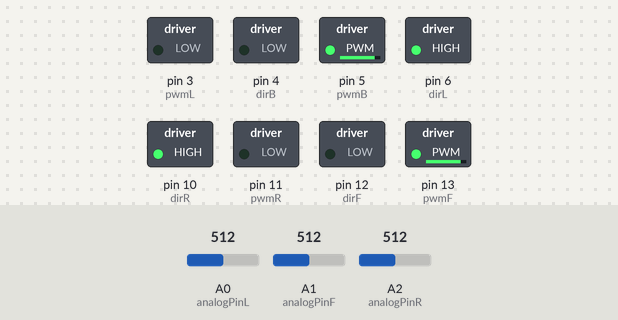
A sketch run on a simulated Arduino Mega 2560, built with avr-gcc and run on an emulated ATmega2560. On the bench: switched loads named in the sketch (green lamp = pin HIGH). The inputs (shaded band) are chosen by the test bench; at power-on: A0 (analogPinL) = 512, A1 (analogPinF) = 512, A2 (analogPinR) = 512. What the sketch prints to the serial monitor is not drawn.

Above: at 1.2 s.
1.3 s: A0 (analogPinL) set to 139
4.3 s: A0 (analogPinL) set to 123
Timing chart, 0 to 7.3 s (numbered marks = the images above; inputs shaded):
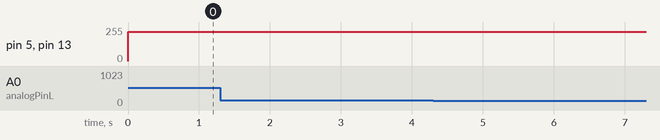

The sketch:

LINE_FOLLOWER_WORKING.ino
```cpp
const byte analogPinF = 1;   // Connect AN output of LSA1 to analog pin 0
const byte junctionPulseF = 28; // Connect JPULSE of LSA1 to pin 28
const byte analogPinR = 2;   // Connect AN output of LSA2 to analog pin 1
const byte junctionPulseR = 29; // Connect JPULSE of LSA2 to pin 29
const byte analogPinL = 0;   // Connect AN output of LSA3 to analog pin 2
const byte junctionPulseL = 30; // Connect JPULSE of LSA3 to pin 30

int dirF =  12;              //Forward
int dirB = 4;
int pwmF = 13;
int pwmB = 5;
int dirR =  10; //RIGHT
int dirL = 6;
int pwmR = 11;
int pwmL = 3;


int readValueF,readValueR,readValueL,lsa_F,lsa_R,lsa_L;    // Variables to store analog and line position value
unsigned int junctionCount = 0;   // Variable to store junction count value

int DIR = 0; // 0 -> forward 1-> right 2-> backward 3->left
const int pwm_l = 100;
const int pwm_h = 220;
int pwmg = pwm_h;

void setup() {
  pinMode(junctionPulseF,INPUT);
  pinMode(junctionPulseR,INPUT);
  pinMode(junctionPulseL,INPUT);

  pinMode(dirR , OUTPUT);
  pinMode(pwmR , OUTPUT);
  pinMode(dirL , OUTPUT);
  pinMode(pwmL , OUTPUT);
  pinMode(dirF , OUTPUT);
  pinMode(pwmF , OUTPUT);
  pinMode(dirB , OUTPUT);
  pinMode(pwmB , OUTPUT);

  Serial.begin(9600);

  digitalWrite(dirF , LOW);
  digitalWrite(dirR , HIGH);
  digitalWrite(dirB , LOW);
  digitalWrite(dirL , HIGH);

  wait();
  Serial.begin(9600);
  /*
  Serial.println("Testing motors:\n");
  Serial.println("Forward");
  Forward();
  delay(5000);
  Serial.println("Backward");
  Backward();
  delay(5000);
  Serial.println("Right");
  Right();
  delay(5000);
  Serial.println("Left");
  Left();
  delay(5000);
  Serial.println("\nMotor testing done");
  */

  Serial.println("\nReading LSA values\n");
  Serial.println("LSA_F\tLSA_R\tLSA_L\tDirection");
}

void loop() {
  readValueF = analogRead(analogPinF);    // Read value from analog pin A0 (of LSA1)
  readValueR = analogRead(analogPinR);    // Read value from analog pin A1 (of LSA1)
  readValueL = analogRead(analogPinL);    // Read value from analog pin A2 (of LSA1)

  lsa_F = ((float)readValueF/921)*70; //forward
  lsa_R = ((float)readValueR/921)*70; //right
  lsa_L = ((float)readValueL/921)*70; //left

  Serial.print(lsa_F + String("\t") + lsa_R + String("\t") + lsa_L + String("\t"));

  if(hasLine(lsa_F) && hasLine(lsa_R) && hasLine(lsa_L)) {
    if (DIR == 1 || DIR == 3) {
      DIR = 0; pwmg = pwm_h;
    }
  }

  else if(hasLine(lsa_F) && !hasLine(lsa_R) && !hasLine(lsa_L)) {
    if (DIR == 1 || DIR == 3) {
    DIR = 0; pwmg = pwm_h;
    }
  }

  else if(hasLine(lsa_F) && hasLine(lsa_R) && !hasLine(lsa_L)) {
    if (DIR == 0) DIR = 0;
    else if (DIR == 1) DIR = 1;
    else if (DIR == 3) DIR = 0;
    pwmg = pwm_h;
  }

  else if(hasLine(lsa_F) && !hasLine(lsa_R) && hasLine(lsa_L)) {
    if (DIR == 0) DIR = 0;
    else if (DIR == 1) DIR = 0;
    else if (DIR == 3) DIR = 3;
    pwmg = pwm_h;
  }

  else if(!hasLine(lsa_F) && hasLine(lsa_R) && !hasLine(lsa_L)) {
    if (DIR == 1) DIR = 1;
    else if (DIR == 3) DIR = 3;
    else if (DIR == 0) DIR = 1;
    pwmg = pwm_l;
  }

  else if(!hasLine(lsa_F) && !hasLine(lsa_R) && hasLine(lsa_L)) {
    if (DIR == 1) DIR = 1;
    else if (DIR == 3) DIR = 3;
    else if (DIR == 0) DIR = 3;
    pwmg = pwm_l;
  }

  else if(!hasLine(lsa_F) && hasLine(lsa_R) && hasLine(lsa_L)) {
    // continue in previous direction
    pwmg = pwm_h;
  }

  else{
    DIR = 0;
    pwmg = pwm_l;
  }

  if (DIR == 0){ Serial.print("Forward"); //}
  Forward();}
  else if (DIR == 1) {Serial.print("Right"); //}
  Right();}
  else if (DIR == 2){ Serial.print("Backward"); //}
  Backward();}
  else if (DIR == 3){ Serial.print("Left"); //}
  Left();}

  Serial.print(String("\t")+DIR);
  Serial.println();
  //delay(500);

}

void Forward(){
digitalWrite(dirF , LOW);
digitalWrite(dirB , LOW);
analogWrite(pwmR , 0);
analogWrite(pwmL , 0);
analogWrite(pwmF , pwmg);
analogWrite(pwmB , pwmg);
}

void Backward(){
digitalWrite(dirF , HIGH);
digitalWrite(dirB , HIGH);
analogWrite(pwmR , 0);
analogWrite(pwmL , 0);
analogWrite(pwmF , pwmg);
analogWrite(pwmB , pwmg);
}

void Right(){
  digitalWrite(dirR , LOW);
  digitalWrite(dirL , HIGH);
  analogWrite(pwmF , 0);
analogWrite(pwmB , 0);
  analogWrite(pwmR , pwmg);
  analogWrite(pwmL , pwmg);
}

void Left(){
  digitalWrite(dirR , HIGH);
  digitalWrite(dirL , LOW);
  analogWrite(pwmF , 0);
analogWrite(pwmB , 0);
  analogWrite(pwmR , pwmg);
  analogWrite(pwmL , pwmg);
}

void wait(){
  analogWrite(pwmR , 0);
  analogWrite(pwmL , 0);
  analogWrite(pwmF , 0);
  analogWrite(pwmB , 0);
}

inline boolean hasLine(int val) {
  return (val >= 0) && (val <= 70);
}
```

Measured:
- after the input at 1.3 s, every drawn part: stays the same
- after the input at 4.3 s, every drawn part: stays the same
